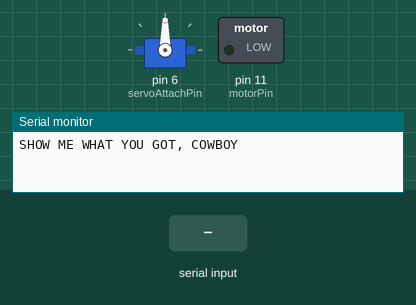
A sketch run on a simulated Arduino Uno, built with avr-gcc and run on an emulated ATmega328P. Shown: servo, switched loads named in the sketch (green lamp = pin HIGH), the last lines printed to the serial monitor. The test bench sets the inputs (shaded band).

Above: at 1.2 s.
1.3 s: "1" received over Serial
At 2.4 s:
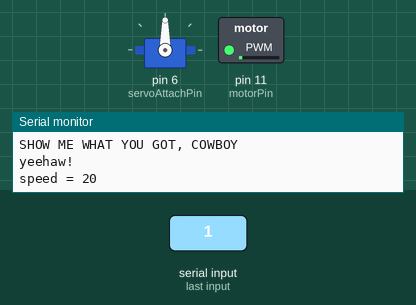
2.8 s: "3" received over Serial
At 3.5 s:
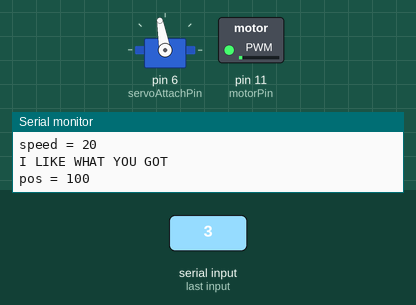
4.3 s: "0" received over Serial
At 4.7 s:
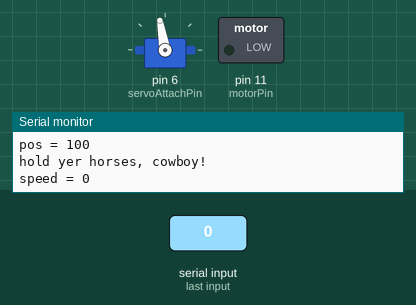
5.8 s: "2" received over Serial
At 7.0 s:
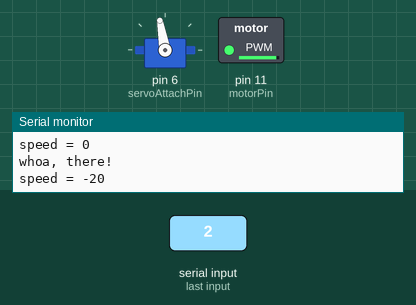
7.3 s: "4" received over Serial
At 8.1 s:
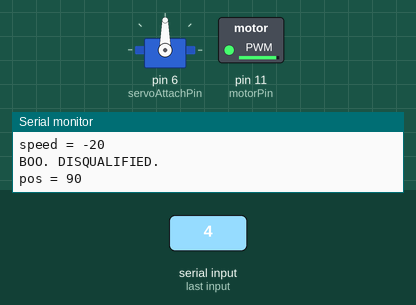
Timing chart, 0 to 9.8 s (numbered marks = the images above; inputs shaded):
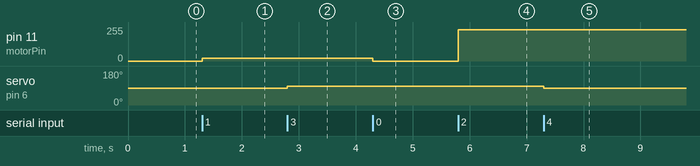

Measured:
- after the input at 1.3 s, pin 11 (motorPin): 0/255 → 20/255 at once
- after the input at 2.8 s, servo on pin 6 (servoAttachPin): 90° → 100° at once
- after the input at 4.3 s, pin 11 (motorPin): 20/255 → 0/255 at once
- after the input at 5.8 s, pin 11 (motorPin): 0/255 → 236/255 at once
- after the input at 7.3 s, servo on pin 6 (servoAttachPin): 100° → 90° at once

The sketch:

combinedPinwheelGauge.ino
```cpp
#include <Servo.h>

Servo servofriend;

const int servoAttachPin = 6;
const int motorPin = 11;      //the motor pin cannot be placed in pins 9 or 10 due to known issues with the servo library disabling PWM on those pins

int speed = 0;
int pos = 90;
int where = -1;

void setup()
{
  Serial.begin(9600);
  pinMode(motorPin, OUTPUT);
  servofriend.attach(servoAttachPin);
  Serial.println ("SHOW ME WHAT YOU GOT, COWBOY");
}

void ReadCommandFromSerial()
{
  char spin = Serial.read();
  switch (spin)
  {
    case '0':     //stop motor
      speed = 0;
      analogWrite(motorPin, speed);
      Serial.println ("hold yer horses, cowboy!");
      Serial.print ("speed = ");
      Serial.println (speed);
      break;
    case '1':     //speed up motor
      speed = speed + 20;
      if (speed > 240)
        speed = 240;
      analogWrite (motorPin, speed);
      Serial.println ("yeehaw!");
      Serial.print ("speed = ");
      Serial.println (speed);
      break;
    case '2':     //slow down motor
      speed = speed - 20;
      analogWrite (motorPin, speed);
      Serial.println ("whoa, there!");
      Serial.print ("speed = ");
      Serial.println (speed);
      break;
    case '3':     //upvote servo: move servo right
      pos = pos + 10;
      if (pos > 180)
        pos = 180;
      servofriend.write(pos);
      where = servofriend.read();
      Serial.println ("I LIKE WHAT YOU GOT");
      Serial.print ("pos = ");
      Serial.println (where);
      break;
    case '4':     //downvote servo: move servo left (maybe change this so that at 0 it actually stops at 1 and then after writing the position, reset it to 0 for the sake of motor strain?
      pos = pos - 10;
      if (pos < 10)     //this prevents the servo from overworking itself at the 0 position
        pos = 10;
      servofriend.write(pos);
      where = servofriend.read();
      Serial.println ("BOO. DISQUALIFIED.");
      Serial.print ("pos = ");
      Serial.println (where);
    //  if (pos = 10)      //this is to reset pos to 0 without sending the servo to 0, thus keeping the pos a numeral of 10
      //  pos = 10;       //For some reason, this makes it drop all the way to 10 any time you decrease the angle.
      break;
  }
}

void loop() {
  ReadCommandFromSerial();
}
```
